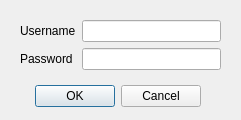
<?xml version="1.0" encoding="UTF-8"?>
<ui version="4.0">
 <class>LoginDialog</class>
 <widget class="QDialog" name="LoginDialog">
  <property name="geometry">
   <rect>
    <x>0</x>
    <y>0</y>
    <width>241</width>
    <height>120</height>
   </rect>
  </property>
  <property name="windowTitle">
   <string>Dialog</string>
  </property>
  <widget class="QDialogButtonBox" name="buttonBox">
   <property name="geometry">
    <rect>
     <x>20</x>
     <y>80</y>
     <width>181</width>
     <height>32</height>
    </rect>
   </property>
   <property name="orientation">
    <enum>Qt::Horizontal</enum>
   </property>
   <property name="standardButtons">
    <set>QDialogButtonBox::Cancel|QDialogButtonBox::Ok</set>
   </property>
  </widget>
  <widget class="QWidget" name="formLayoutWidget">
   <property name="geometry">
    <rect>
     <x>20</x>
     <y>20</y>
     <width>201</width>
     <height>54</height>
    </rect>
   </property>
   <layout class="QFormLayout" name="formLayout">
    <item row="0" column="0">
     <widget class="QLabel" name="usernameLabel">
      <property name="text">
       <string>Username</string>
      </property>
     </widget>
    </item>
    <item row="0" column="1">
     <widget class="QLineEdit" name="usernameLineEdit"/>
    </item>
    <item row="1" column="0">
     <widget class="QLabel" name="passwordLabel">
      <property name="text">
       <string>Password</string>
      </property>
     </widget>
    </item>
    <item row="1" column="1">
     <widget class="QLineEdit" name="passwordLineEdit">
      <property name="echoMode">
       <enum>QLineEdit::Password</enum>
      </property>
     </widget>
    </item>
   </layout>
  </widget>
 </widget>
 <resources/>
 <connections>
  <connection>
   <sender>buttonBox</sender>
   <signal>accepted()</signal>
   <receiver>LoginDialog</receiver>
   <slot>accept()</slot>
   <hints>
    <hint type="sourcelabel">
     <x>248</x>
     <y>254</y>
    </hint>
    <hint type="destinationlabel">
     <x>157</x>
     <y>274</y>
    </hint>
   </hints>
  </connection>
  <connection>
   <sender>buttonBox</sender>
   <signal>rejected()</signal>
   <receiver>LoginDialog</receiver>
   <slot>reject()</slot>
   <hints>
    <hint type="sourcelabel">
     <x>316</x>
     <y>260</y>
    </hint>
    <hint type="destinationlabel">
     <x>286</x>
     <y>274</y>
    </hint>
   </hints>
  </connection>
 </connections>
</ui>
